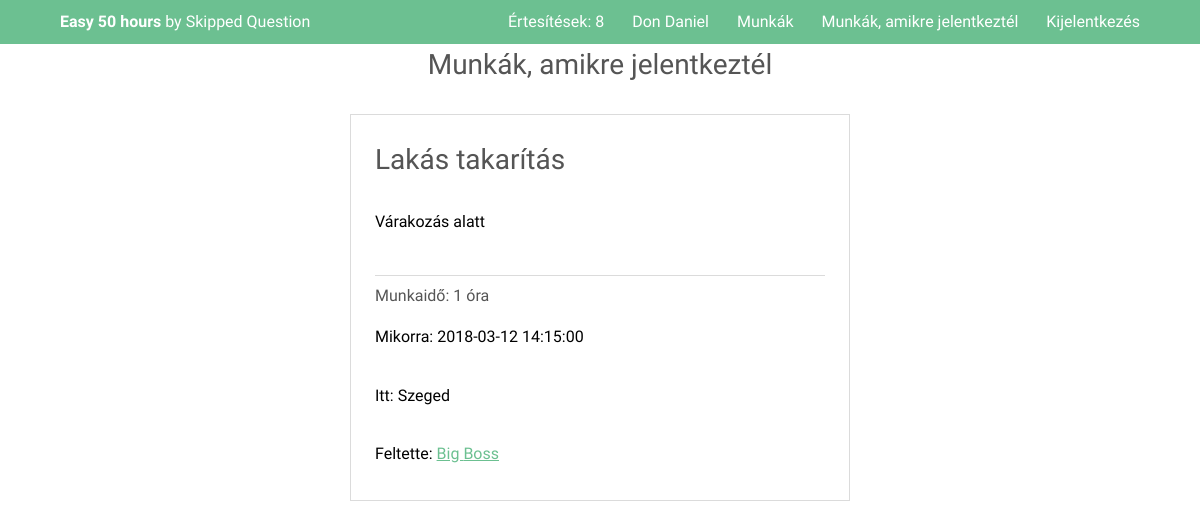
The page /Welcome.php (signed in) on the database as committed earlier.
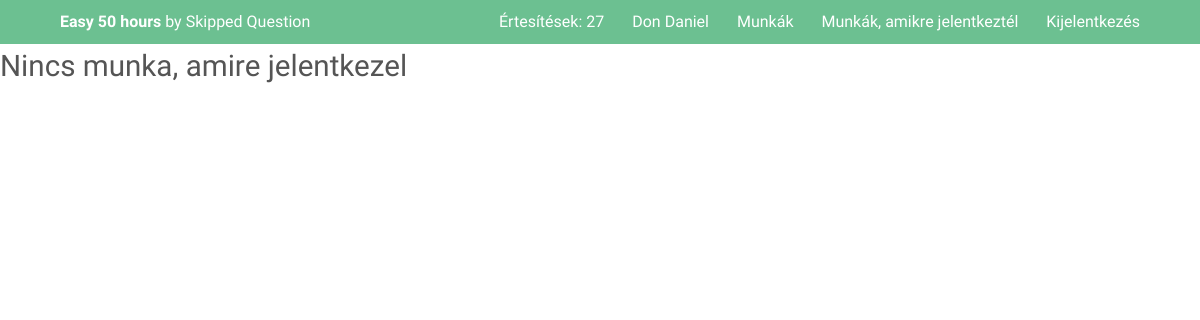
The same page on the database as committed later.
### tables this page shows
CREATE TABLE IF NOT EXISTS `ajanlatok` (
  `id` int(11) NOT NULL AUTO_INCREMENT,
  `munkaado_id` int(11) NOT NULL,
  `felajanlott_oraszam` int(11) NOT NULL,
  `cim` varchar(255) NOT NULL,
  `leiras` text NOT NULL,
  `helyszin` varchar(500) NOT NULL,
  `feltoltve` datetime DEFAULT NULL,
  `munka_idopont` datetime DEFAULT NULL,
  `lejart` tinyint(1) NOT NULL DEFAULT '0',
  `elvegzett` tinyint(1) NOT NULL DEFAULT '0',
  PRIMARY KEY (`id`),
  KEY `munkaado_id` (`munkaado_id`)
);

CREATE TABLE IF NOT EXISTS `felhasznalok` (
  `id` int(11) NOT NULL AUTO_INCREMENT,
  `keresztnev` varchar(255) NOT NULL,
  `vezeteknev` varchar(255) NOT NULL,
  `email` varchar(255) NOT NULL,
  `jelszo` varchar(255) NOT NULL,
  `email_megerosito` varchar(255) NOT NULL,
  `profil_kep_allapot` int(11) NOT NULL DEFAULT '0',
  `felhasznalo_tipus` tinyint(4) NOT NULL,
  `telefonszam` varchar(50) DEFAULT NULL,
  `facebook_id` varchar(255) DEFAULT NULL,
  `bemutatkozas` text,
  `iskola_id` int(11) DEFAULT NULL,
  `diakigazolvany_szam` varchar(255) DEFAULT NULL,
  `oraszam` int(11) DEFAULT NULL,
  PRIMARY KEY (`id`),
  KEY `iskola_id` (`iskola_id`)
);

### Classes/Dbh.php (called while the page is built, shortened)
<?php
class Dbh{
    public function connect(){
        $this->dbServername = "localhost";
        $this->dbUsername = "root";
        $this->password = "";
        $this->dbName = "code4good";
        $this->charset = "utf8mb4";
        try{
        $dsn = 'mysql:host='.$this->dbServername.';dbname='.$this->dbName.';charset='.$this->charset;
        $pdo = new PDO($dsn , $this->dbUsername , $this->password);
        $pdo->setAttribute(PDO::ATTR_ERRMODE, PDO::ERRMODE_EXCEPTION);
        return $pdo;
        }
        catch(PDOException $e){
            echo 'Connection failed: '.$e->getMessage();
        }
    }
}

### Classes/Person.php (called while the page is built, shortened)
<?php
abstract class Person extends Dbh{
    public $id;
    public function setId($id){
        $this->id = $id;
    }
    public function setFirstName($firstName){
        $this->firstName = $firstName;
    }
    public function setLastName($lastName){
        $this->lastName = $lastName;
    }
    public function setUserType($userType){
        $this->userType = $userType;
    }
    public function setAllFromDB(){
        $sqlPerson = $this->connect()->prepare("SELECT * FROM felhasznalok WHERE id = ? ;");
        $sqlPerson->execute([$this->id]);
        $person = $sqlPerson->fetch();
        return $person;
    }
    public static function createPerson($id){
        $pdo = new Dbh;
        $sqlUserType = $pdo->connect()->prepare("SELECT felhasznalo_tipus FROM felhasznalok WHERE id = ? ;");
        $sqlUserType->execute([$id]);
        $userType = $sqlUserType->fetch();
        if($userType['felhasznalo_tipus'] === '0'){
            $student = new Student;
            $student->setId($id);
            return $student;
        }
        else if($userType['felhasznalo_tipus'] === '1'){
            $employer = new Employer;
            $employer->setId($id);
            return $employer;
        }
    }
}

### Classes/Student.php (called while the page is built, shortened)
<?php
class Student extends Person{
    public function setAllFromDB(){
        $person = parent::setAllFromDB();
    }
}

### Classes/BrowseJobs.php (called while the page is built)
<?php
class BrowseJobs extends Dbh{
    public function getALlPostIds($condition){
        $allPostIds = array();
        $sqlAllPostIds = $this->connect()->query('SELECT id FROM ajanlatok '.$condition.';');
        if($sqlAllPostIds->rowCount()){
            while($row = $sqlAllPostIds->fetch()) {
                array_push($allPostIds , $row['id']);
            }
            return $allPostIds;
        }
        else{
            return 0;
        }
    }
}

### Classes/JobPost.php (called while the page is built, shortened)
<?php
class JobPost extends Dbh{
    public $id;
    public $ownerId;
    public function __construct(){
        $this->isAccepted = FALSE;
    }
    public function setId($id){
        $this->id = $id;
    }
    public function setOwnerId($ownerId){
        $this->ownerId = $ownerId;
    }
    public function setOfferedHours($offeredHours){
        $this->offeredHours = $offeredHours;
    }
    public function setTitle($title){
        $this->title = $title;
    }
    public function setLocation($location){
        $this->location = $location;
    }
    public function setAppointment($appointment){
        $this->appointment = $appointment;
    }
    public function getOwner(){
        $owner = new Employer();
        $owner->setId($this->ownerId);
        return $owner;
    }
    public function setAllFromDB(){
        $sqlPost = $this->connect()->prepare("SELECT * FROM ajanlatok WHERE id =? ;");
        $sqlPost->execute([$this->id]);
    }
}

### Classes/Employer.php (called while the page is built, shortened)
<?php
class Employer extends Person{
    public function setAllFromDB(){
        $person = parent::setAllFromDB();
    }
}

### Welcome.php (the view, shortened to what the changed rows need)
<?php
include_once 'Header.php';
include_once 'Classes/BrowseJobs.php';
include_once 'Classes/JobPost.php';
$condition = 'WHERE id IN (SELECT ajanlat_id FROM ajanlatokra_jelentkezesek WHERE (jelentkezo_id = '.$user->id.' ))';
$jobBrowser = new BrowseJobs;
$allPostIds = $jobBrowser->getAllPostIds($condition);
$allPosts = array();
if ($allPostIds === 0){
    echo '<h2>Nincs munka, amire jelentkezel</h2>';
}
else{
foreach ($allPostIds as $postId){
    $jobPost = new JobPost;
    $jobPost->setId($postId);
    $jobPost->setAllFromDB();
    $jobPost->setApplicantIdsFromDB();
    $allPosts[] = $jobPost;
}
?>
<div class="inner 6u 8u$(small) align-center">
    <h3>Munkák, amikre jelentkeztél</h3>
</div>
<ul class="alt inner 5u 10u$(small)">
        <?php
    foreach($allPosts as $post){
    if(!$post->isAccepted){
        $owner = $post->getOwner();
        $owner->setAllFromDB();
        ?>
        <div class="box" >
            <a href="Job.php?id=<?= $post->id ?>" style="text-decoration: none; color: BLACK;">
            <li>
                <h3><?= $post->title ?> </h3>
                <p>Várakozás alatt</p>
            </li>
            <li>
                <h1>Munkaidő: <?= $post->offeredHours ?> óra</h1>
                <p>Mikorra: <?= $post->appointment ?></p>
                <p>Itt: <?= $post->location ?></p>
                <p>Feltette: <a href="Profile.php?id=<?= $owner->id?>"><?= $owner->lastName ?> <?= $owner->firstName ?></a></p>
            </li>
            </a>
        </div>
        <?php
    }
}
    ?>
</ul>
    <?php
}
include 'Footer.php';
?>

### Header.php (shortened to what the changed rows need)
<?php
include_once 'Classes/Dbh.php';
include_once 'Classes/Person.php';
include_once 'Classes/Employer.php';
include_once 'Classes/Student.php';
$bodyClass = "subpage";
if(isset($_SESSION['userId'])){
    $user = Person::createPerson($_SESSION['userId']);
    $user->setAllFromDB();
    $user->setNotificationIds();
    $numberOfNotificationes = count($user->notificationIds);
}
?>
<!DOCTYPE HTML>
<html>
	<head>
		<link rel="stylesheet" href="assets/css/main.css" />
	</head>
	<body class="<?= $bodyClass; ?>" >
			<header id="header">
				<div class="inner">
                        <nav id="nav">
                            <?php
                                if(!isset($user)){
                            ?>
                                <a href="Login.php">Bejelnetkezés</a>
                                <a href="Diak_Registration.php">Diák vagyok</a>
                                <a href="Munkaado_Registration.php">Munkaadó vagyok</a>
                            <?php
                                }
                                else if(isset($user)){
                            ?>
                                    <a href="Notificationes.php">Értesítések: <?= $numberOfNotificationes?></a>
                                    <a href="Profile.php?id=<?= $user->id ?>"><?= $user->lastName ?> <?= $user->firstName ?></a>
                                    <?php
                                        if($user->userType === '1'){
                                    ?>
                                    <a href="Munkaado_My_Jobs.php">Ajánlataim</a>
                                    <?php
                                        }
                                        else if($user->userType === '0'){
                                    ?>
                                    <a href="Browse_Jobs.php">Munkák</a>
                                    <a href="Welcome.php">Munkák, amikre jelentkeztél</a>
                                    <?php
                                        }
                                    ?>
                                    <a href="Handlers/Logout_Handler.php">Kijelentkezés</a>
                            <?php
                                }
                            ?>
                        </nav>
				</div>
			</header>

Rows that differ between the two databases and show on the page:
removed ajanlatok: cim "Lakás takarítás", felajanlott_oraszam "1", munka_idopont "2018-03-12 14:15:00", helyszin "Szeged", munkaado.vezeteknev "Big", munkaado.keresztnev "Boss"
Other text that changed with them:
$numberOfNotificationes: "8" → "27"
text no longer shown: "Munkák, amikre jelentkeztél"
text now shown: "Nincs munka, amire jelentkezel"
